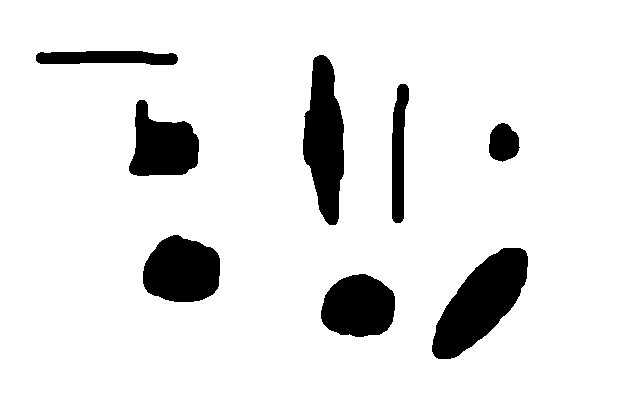
#> input picture exercises/02_shape_based_object_classification/input/shapes.png, 640 x 400 px
$ python ex02contourFeatures.py
#> lines starting #> are read from the running program, lines starting #| are printed output that depends on the picture; after the words box and inside, x2 and y2 are one past the last pixel; in counts of white or black regions, pixels touching at a corner belong together
import cv2
import random

def main():
    filename = '../input/shapes.png'
    image = cv2.imread(filename)
#> image is the input picture: shape (400, 640, 3); min 0, max 255, mean 229.1
    image_grey = cv2.cvtColor(image, cv2.COLOR_BGR2GRAY)

    contours, hierarchy = cv2.findContours(image_grey, cv2.RETR_TREE, cv2.CHAIN_APPROX_SIMPLE)
#> contours = 9 contours; largest, box (x1, y1, x2, y2) and area: (0, 0, 640, 400) 254961, (431, 247, 529, 360) 5868, (302, 54, 345, 226) 4910, (142, 234, 221, 303) 4187, (320, 273, 396, 338) 3790

    cv2.namedWindow("Display Image", cv2.WINDOW_AUTOSIZE)
    cv2.imshow("Display Image", image_grey)

    drawing = 0 * image
#> drawing: shape (400, 640, 3); every value is 0
    random.seed(12345)
    for idx, contour in enumerate(contours):
        perimeter = cv2.arcLength(contours[idx], 1)
        area = cv2.contourArea(contours[idx], True)
        print(f'Perimeter: {perimeter:8.3f}')
        print(f'Area:      {area:8.3f}')

        color = (random.randint(0, 255), random.randint(0, 255), random.randint(0, 255))
        cv2.drawContours(drawing, contours, idx, color, 2, 8, hierarchy, 0)
#> this loop made 9 passes
#> (perimeter, area, color) on passes 2 to 9: (234.9, 3790.5, (188, 99, 138)), (335.4, 5867.5, (223, 82, 191)), (247.5, 4187, (63, 221, 133)), (119.4, 954, (89, 95, 181)), (271.5, 3661, (46, 211, 85)), (300.8, 1775, (75, 105, 39)), (388.1, 4910.5, (97, 174, 164)), (306.8, 1787, (12, 234, 173))
#> (contour, perimeter, area, color) on pass 1: ([[0, 0], [0, 399], [639, 399], [639, 0]], 2076, -254961, (213, 5, 152))
#> (printed output is left out)
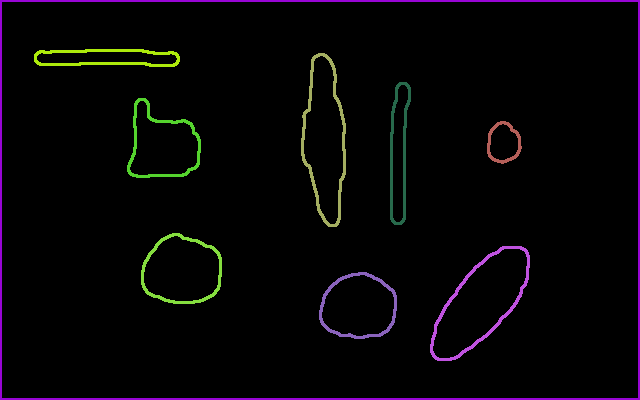
#> drawing: shape (400, 640, 3); mean B, G, R 6.2, 4.3, 6.2

    cv2.namedWindow("Contours", cv2.WINDOW_AUTOSIZE)
    cv2.imshow("Contours", drawing)
    cv2.waitKey(-1)

main()
